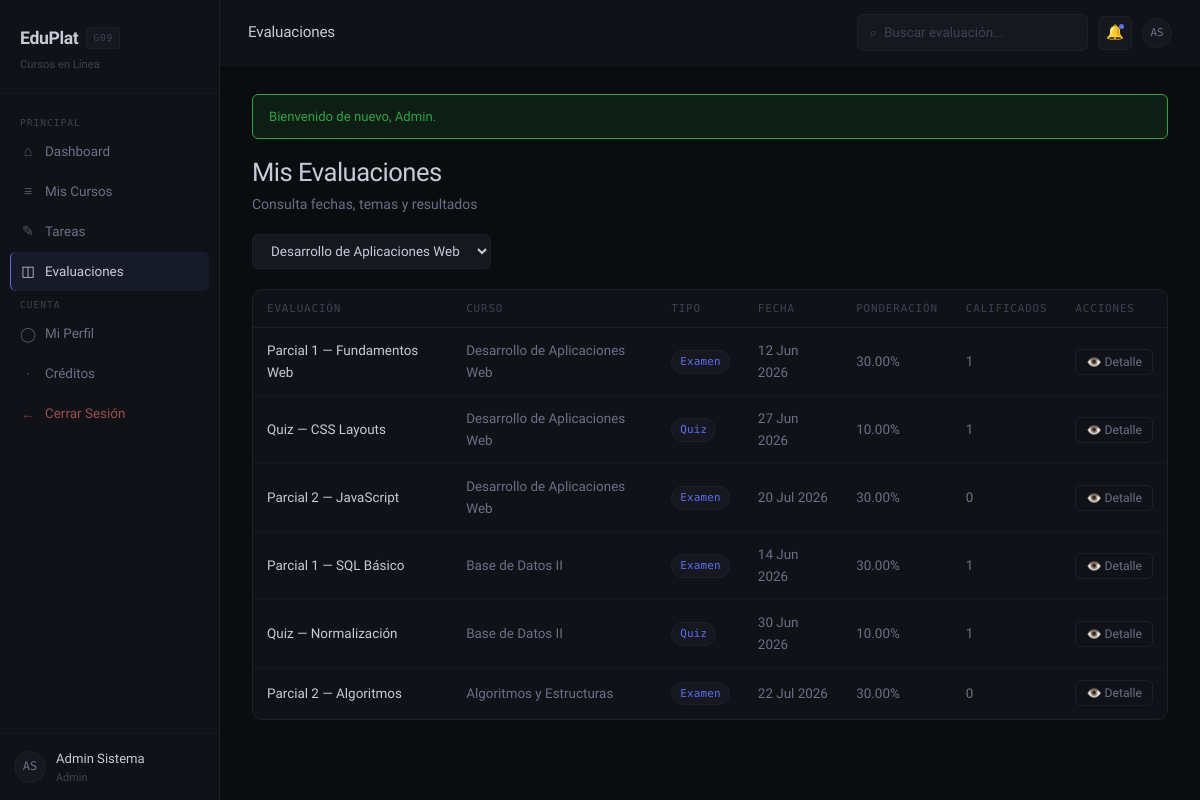
Screenshot of /EDUPLAT_G09/index.php?accion=evaluaciones&curso=1 (signed in) with the database file from the repository.
### tables this page shows
CREATE TABLE `evaluaciones` (
  `id_evaluacion` int(11) NOT NULL,
  `id_curso` int(11) NOT NULL,
  `titulo` varchar(150) NOT NULL,
  `tipo` enum('examen','quiz') NOT NULL DEFAULT 'examen',
  `temas` text DEFAULT NULL,
  `fecha` datetime NOT NULL,
  `duracion_min` int(11) NOT NULL DEFAULT 60,
  `ponderacion` decimal(5,2) NOT NULL DEFAULT 0.00,
  `nota_minima` decimal(4,2) NOT NULL DEFAULT 7.00
);

CREATE TABLE `cursos` (
  `id_curso` int(11) NOT NULL,
  `nombre` varchar(150) NOT NULL,
  `descripcion` varchar(255) DEFAULT NULL,
  `docente_id` int(11) NOT NULL,
  `semestre` varchar(30) DEFAULT NULL,
  `icono` varchar(10) NOT NULL DEFAULT '?',
  `estado` enum('activo','inactivo') NOT NULL DEFAULT 'activo',
  `fecha_creacion` datetime NOT NULL DEFAULT current_timestamp()
);

### EDUPLAT_G09/controlador/EvaluacionControlador.php (called while the page is built, shortened)
<?php
require_once __DIR__ . '/../modelo/Evaluacion.php';
require_once __DIR__ . '/../modelo/Curso.php';
class EvaluacionControlador
{
    public function listar(): void
    {
        $uid = (int) $_SESSION['id_usuario'];
        $rol = $_SESSION['rol'];
        $esDocente = $rol === 'docente';
        $busqueda = trim($_GET['q'] ?? '');
        $idCursoFiltro = isset($_GET['curso']) ? (int) $_GET['curso'] : null;
        if ($rol === 'estudiante') {
            $evaluaciones = Evaluacion::listarParaEstudiante($uid, $busqueda, $idCursoFiltro);
            $cursosFiltro = Curso::listarParaUsuario($uid, 'estudiante');
        } elseif ($esDocente) {
            $evaluaciones = Evaluacion::listarParaDocente($uid, $busqueda, $idCursoFiltro);
            $cursosFiltro = Curso::listarParaUsuario($uid, 'docente');
        } else {
            $evaluaciones = [];
            $cursosFiltro = Curso::listarParaUsuario($uid, 'admin');
            foreach ($cursosFiltro as $c) {
                $evaluaciones = array_merge($evaluaciones, Evaluacion::listarParaDocente((int) $c['docente_id'], '', (int) $c['id_curso']));
            }
        }
        require __DIR__ . '/../vista/evaluaciones.php';
    }
}

### EDUPLAT_G09/modelo/Curso.php (called while the page is built, shortened)
<?php
require_once __DIR__ . '/Database.php';
class Curso
{
    public static function listarParaUsuario(int $idUsuario, string $rol, string $busqueda = '', string $filtroEstado = ''): array
    {
        $pdo = Database::get();
        $params = [];
        if ($rol === 'estudiante') {
            $sql = 'SELECT c.*, u.nombres AS docente_nombres, u.apellidos AS docente_apellidos,
                           i.progreso, i.id_inscripcion,
                           (SELECT COUNT(*) FROM inscripciones i2 WHERE i2.id_curso = c.id_curso) AS total_alumnos
                    FROM cursos c
                    JOIN usuarios u ON u.id_usuario = c.docente_id
                    LEFT JOIN inscripciones i ON i.id_curso = c.id_curso AND i.id_estudiante = :uid
                    WHERE 1=1';
            $params[':uid'] = $idUsuario;
        } else {
            $sql = 'SELECT c.*, u.nombres AS docente_nombres, u.apellidos AS docente_apellidos,
                           (SELECT COUNT(*) FROM inscripciones i2 WHERE i2.id_curso = c.id_curso) AS total_alumnos
                    FROM cursos c
                    JOIN usuarios u ON u.id_usuario = c.docente_id
                    WHERE 1=1';
        }
        $sql .= ' ORDER BY c.fecha_creacion DESC';
        $stmt = $pdo->prepare($sql);
        $stmt->execute($params);
        return $stmt->fetchAll();
    }
}

### EDUPLAT_G09/modelo/Database.php (called while the page is built)
<?php
require_once __DIR__ . '/../config/conexion.php';
class Database
{
    private static ?PDO $conn = null;
    public static function get(): PDO
    {
        global $pdo;
        if (self::$conn === null) {
            self::$conn = $pdo;
        }
        return self::$conn;
    }
}

### EDUPLAT_G09/modelo/Evaluacion.php (called while the page is built, shortened)
<?php
require_once __DIR__ . '/Database.php';
class Evaluacion
{
    public static function listarParaDocente(int $idDocente, string $busqueda = '', ?int $idCurso = null): array
    {
        $sql = 'SELECT ev.*, c.nombre AS curso_nombre,
                       (SELECT COUNT(*) FROM resultados_evaluacion r WHERE r.id_evaluacion = ev.id_evaluacion) AS total_calificados
                FROM evaluaciones ev
                JOIN cursos c ON c.id_curso = ev.id_curso
                WHERE c.docente_id = :uid';
        $params = [':uid' => $idDocente];
        if ($idCurso) { $sql .= ' AND c.id_curso = :curso'; $params[':curso'] = $idCurso; }
        $sql .= ' ORDER BY ev.fecha ASC';
        $stmt = Database::get()->prepare($sql);
        $stmt->execute($params);
        return $stmt->fetchAll();
    }
}

### EDUPLAT_G09/vista/evaluaciones.php (the view, shortened to what this page needs)
<!DOCTYPE html>
<html lang="es">
<head>
  <link rel="stylesheet" href="public/css/styles.css" />
</head>
<body>
<div class="app-layout">
  <?php $activePage = 'evaluaciones'; require __DIR__ . '/partials/sidebar.php'; ?>
  <main class="main-content">
    <div class="topbar">
      <span class="topbar-title">Evaluaciones</span>
      <div class="topbar-actions">
        <form class="search-bar" method="GET" action="index.php">
          <span class="search-icon">⌕</span>
          <input type="text" name="q" value="<?= htmlspecialchars($busqueda) ?>" placeholder="Buscar evaluación..." />
        </form>
        <div class="notif-btn">🔔<span class="notif-dot"></span></div>
        <a href="index.php?accion=perfil"><div class="avatar" style="width:30px;height:30px;font-size:0.68rem;cursor:pointer;"><?= htmlspecialchars(inicialesUsuario()) ?></div></a>
      </div>
    </div>
    <div class="page-body">
      <div class="section-header fade-in">
        <div>
          <h2><?= $esDocente ? 'Gestión de Evaluaciones' : 'Mis Evaluaciones' ?></h2>
          <p style="margin-top:4px;"><?= $esDocente ? 'Programa exámenes/quizzes y registra calificaciones' : 'Consulta fechas, temas y resultados' ?></p>
        </div>
      </div>
      <div style="display:flex; gap:12px; align-items:center; margin-bottom:20px; flex-wrap:wrap;" class="fade-in fade-in-1">
        <form method="GET" action="index.php" style="display:flex;gap:12px;align-items:center;">
          <select class="form-control" name="curso" style="width:auto;padding:8px 14px;" onchange="this.form.submit()">
            <?php foreach ($cursosFiltro as $c): ?>
              <option value="<?= (int) $c['id_curso'] ?>" <?= $idCursoFiltro == $c['id_curso'] ? 'selected' : '' ?>><?= htmlspecialchars($c['nombre']) ?></option>
            <?php endforeach; ?>
          </select>
        </form>
      </div>
      <div class="card fade-in fade-in-2" style="padding:0;">
        <div class="table-wrapper">
          <table>
            <thead>
              <tr>
                <th>Evaluación</th><th>Curso</th><th>Tipo</th><th>Fecha</th><th>Ponderación</th>
                <?php if ($rol === 'estudiante'): ?><th>Mi Nota</th><?php else: ?><th>Calificados</th><?php endif; ?>
                <th>Acciones</th>
              </tr>
            </thead>
            <tbody>
              <?php foreach ($evaluaciones as $e):
                $futura = strtotime($e['fecha']) > time();
              ?>
                <tr>
                  <td class="td-main"><?= htmlspecialchars($e['titulo']) ?></td>
                  <td><?= htmlspecialchars($e['curso_nombre']) ?></td>
                  <td><span class="badge badge-blue"><?= ucfirst($e['tipo']) ?></span></td>
                  <td><?= date('d M Y', strtotime($e['fecha'])) ?></td>
                  <td><?= htmlspecialchars($e['ponderacion']) ?>%</td>
                  <?php if ($rol === 'estudiante'): ?>
                    <td><?= $e['nota'] !== null ? '<strong style="color:' . ($e['nota'] >= $e['nota_minima'] ? 'var(--success)' : 'var(--warning)') . ';">' . htmlspecialchars($e['nota']) . '</strong>' : ($futura ? '<span class="badge badge-gold">Próxima</span>' : '<span style="color:var(--text-muted);">Pendiente</span>') ?></td>
                  <?php else: ?>
                    <td><?= (int) ($e['total_calificados'] ?? 0) ?></td>
                  <?php endif; ?>
                  <td><div class="table-actions">
                    <?php if ($esDocente): ?>
                      <a href="index.php?accion=evaluaciones&ver=<?= (int) $e['id_evaluacion'] ?>"><button class="btn btn-ghost btn-sm">📊 Notas</button></a>
                      <button class="btn btn-ghost btn-sm" onclick='abrirEditar(<?= json_encode($e, JSON_HEX_APOS | JSON_HEX_QUOT) ?>)'>✎</button>
                      <form method="POST" action="index.php?accion=eliminarEvaluacion" onsubmit="return confirm('¿Eliminar esta evaluación?');" style="display:inline;">
                        <input type="hidden" name="id_evaluacion" value="<?= (int) $e['id_evaluacion'] ?>" />
                        <button class="btn btn-danger btn-sm" type="submit">🗑</button>
                      </form>
                    <?php else: ?>
                      <button class="btn btn-ghost btn-sm" onclick='abrirTemas(<?= json_encode($e['titulo']) ?>, <?= json_encode($e['temas'] ?? '') ?>, <?= json_encode($e['retroalimentacion'] ?? '') ?>)'>👁️ Detalle</button>
                    <?php endif; ?>
                  </div></td>
                </tr>
              <?php endforeach; ?>
            </tbody>
          </table>
        </div>
      </div>
    </div>
  </main>
</div>
</body>
</html>

### rows the page displays
evaluaciones: titulo "Parcial 1 — Fundamentos Web", id_curso.nombre "Desarrollo de Aplicaciones Web", tipo "Examen", fecha "12 Jun 2026", ponderacion "30.00", total_calificados "1"
evaluaciones: titulo "Quiz — CSS Layouts", id_curso.nombre "Desarrollo de Aplicaciones Web", tipo "Quiz", fecha "27 Jun 2026", ponderacion "10.00", total_calificados "1"
evaluaciones: titulo "Parcial 2 — JavaScript", id_curso.nombre "Desarrollo de Aplicaciones Web", tipo "Examen", fecha "20 Jul 2026", ponderacion "30.00", total_calificados "0"
evaluaciones: titulo "Parcial 1 — SQL Básico", id_curso.nombre "Base de Datos II", tipo "Examen", fecha "14 Jun 2026", ponderacion "30.00", total_calificados "1"
evaluaciones: titulo "Quiz — Normalización", id_curso.nombre "Base de Datos II", tipo "Quiz", fecha "30 Jun 2026", ponderacion "10.00", total_calificados "1"
evaluaciones: titulo "Parcial 2 — Algoritmos", id_curso.nombre "Algoritmos y Estructuras", tipo "Examen", fecha "22 Jul 2026", ponderacion "30.00", total_calificados "0"

### other values shown
inicialesUsuario() "AS"
$_SESSION['nombres'] . ' ' . $_SESSION['apellidos'] "Admin Sistema"
rolUsuario() "Admin"
$f['mensaje'] "Bienvenido de nuevo, Admin."
form field curso "Desarrollo de Aplicaciones Web"
